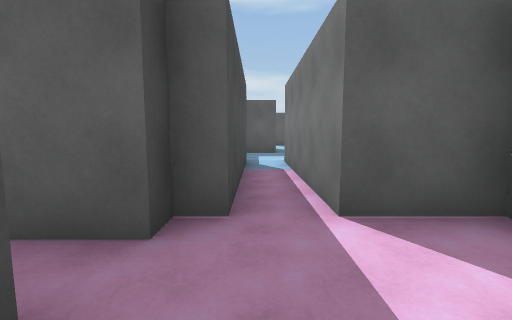
View 1 (above)

18 first-person views from a walk through a scene from a Unity 3-D project. The camera is 1.5 m above the floor, tilts 6° down and sees 90° across. The floor is counted in squares, 2 m on a side. Each view is taken from the middle of a square. On the plan, view 1 faces up. The plan holds only what a view shows up to about 9 squares ahead; the rest is blank. The place goes on beyond the plan. The player character is not drawn.

View 2
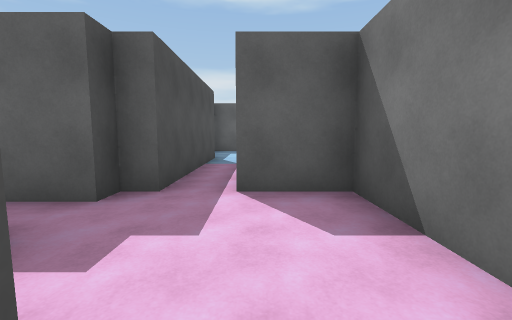

View 3
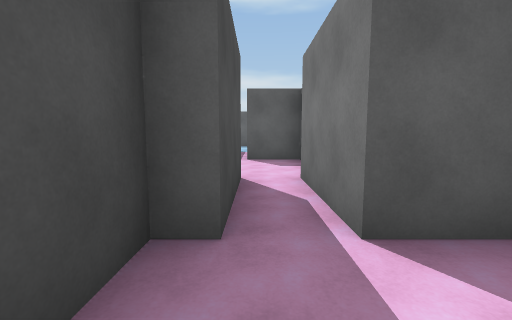

View 4
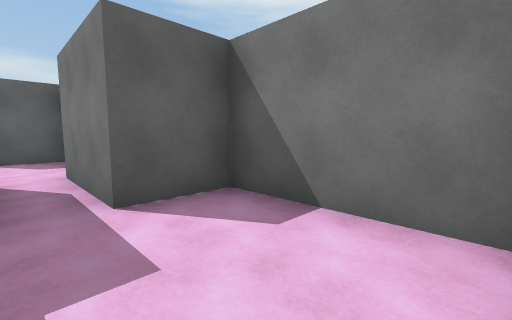

View 5
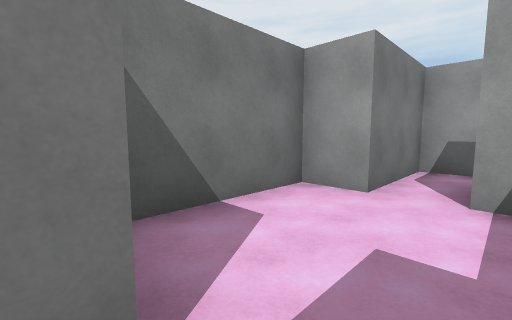

View 6
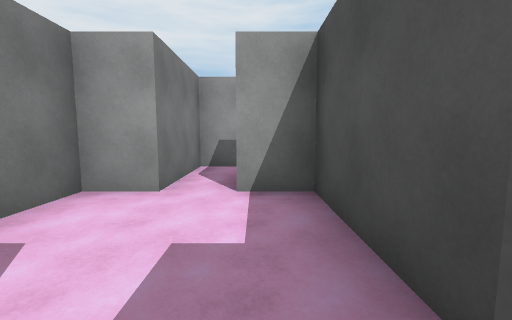

View 7
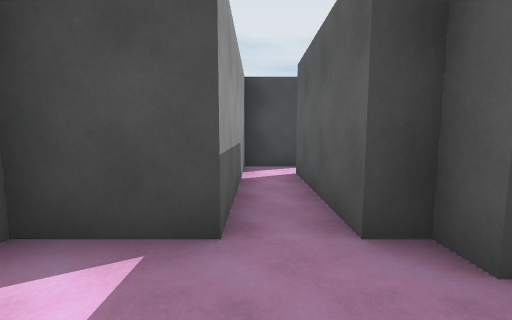

View 8
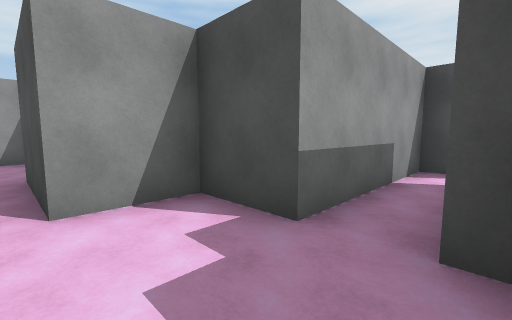

View 9
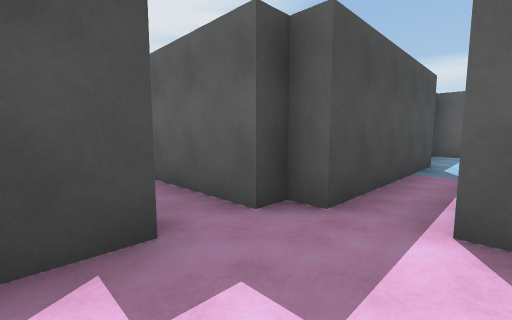

View 10
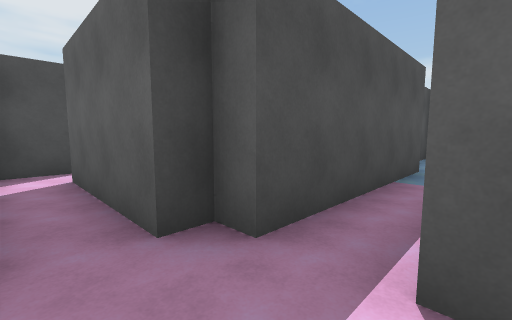

View 11
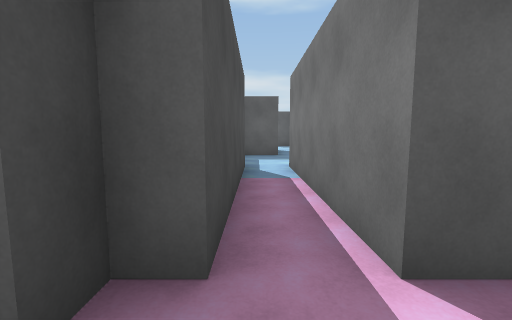

View 12
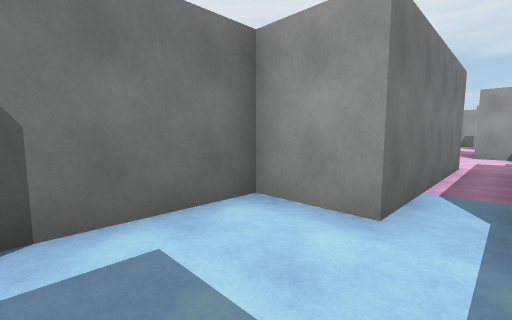

View 13
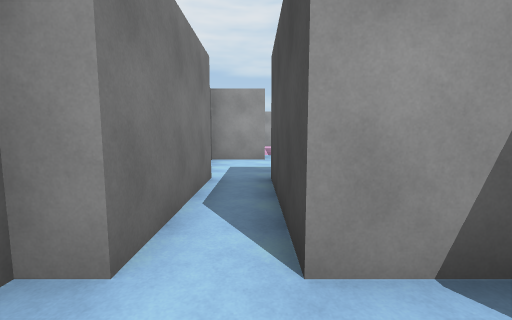

View 14
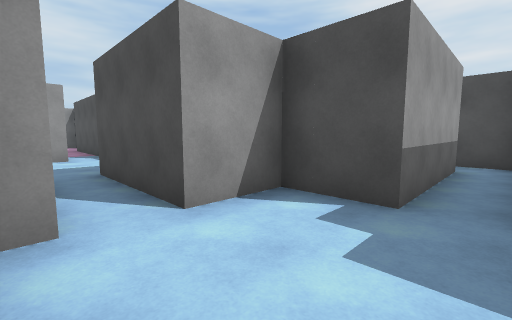

View 15
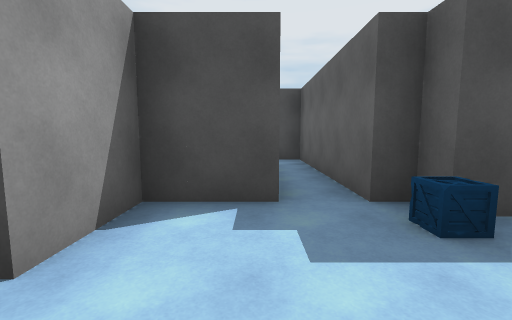

View 16
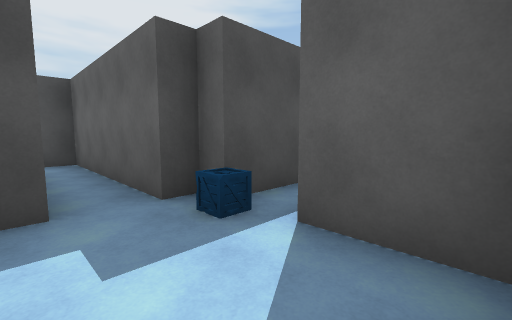

View 17
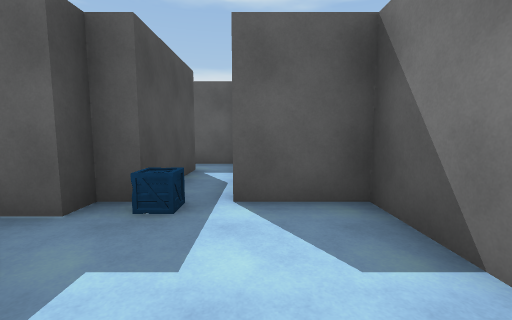

View 18
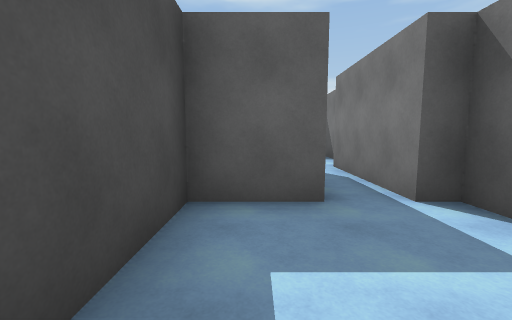

### Floor plan
Ten units are one square. View 1 is at (0, 0); x grows to the right and y downward. Boxes are objects, and circles mark ways between rooms. Rooms are numbered by the first view taken in them; rooms with no view inside come last. Other rooms are left out.
<svg viewBox="-58 -175 95 250">
<path fill="none" stroke="#000" d="M23 -1 23 -23 8 -23 8 -67M-47 -20 -47 -8 -7 -8 -7 7 7 7M-2 -69 -2 -23 -7 -23 -7 -18 -38 -18M23 63 32 63 32 33 18 33 18 8M7 7 7 33 2 33 2 63 12 63M8 -67 23 -67 23 -98 18 -98 18 -128M7 -128 7 -98 -7 -98 -7 -76M2 -158 -7 -158 -7 -153 -53 -153 -53 -141M18 -128 23 -128 23 -158 8 -158M-2 -170 -2 -152M-42 -143 -7 -143 -7 -128 7 -128M2 -158 2 -153 -2 -153"/>
<circle cx="10" cy="10" r="3" fill="#2a7"/>
<circle cx="0" cy="-60" r="3" fill="#2a7"/>
<circle cx="10" cy="-120" r="3" fill="#2a7"/>
<text x="0" y="-20">1</text>
<text x="20" y="40">2</text>
<text x="10" y="-90">3</text>
<text x="0" y="-140">4</text>
</svg>
Room 1 opens to room 2. Room 1 opens to room 3. Room 3 opens to room 4.

Where each view was taken, in squares from view 1:
view 1: 0 up, 0 right, facing up
view 2: 1 down, 1 right, facing up
view 3: 5 down, 1 right, facing up
view 4: 6 down, 1 right, facing up-right
view 5: 3 down, 1 right, facing down-right
view 6: 3 down, 1 right, facing down
view 7: 1 up, 1 right, facing left
view 8: 2 up, 1 right, facing down-left
view 9: 0 up, 1 right, facing up-left
view 10: 1 up, 1 right, facing up-left
view 11: 1 up, 0 right, facing up
view 12: 9 up, 0 right, facing down-right
view 13: 14 up, 1 right, facing down
view 14: 15 up, 2 right, facing down-left
view 15: 14 up, 2 right, facing left
view 16: 14 up, 2 right, facing up-left
view 17: 13 up, 1 right, facing up
view 18: 7 up, 0 right, facing up
